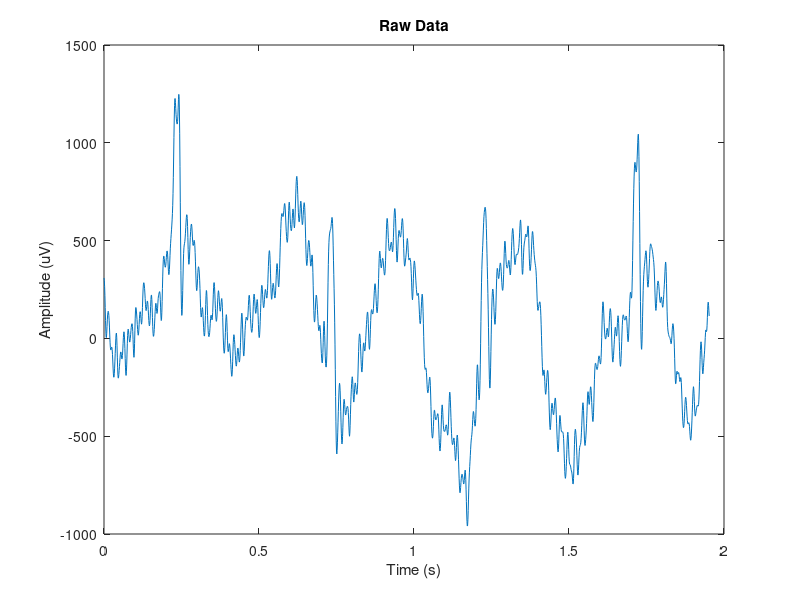
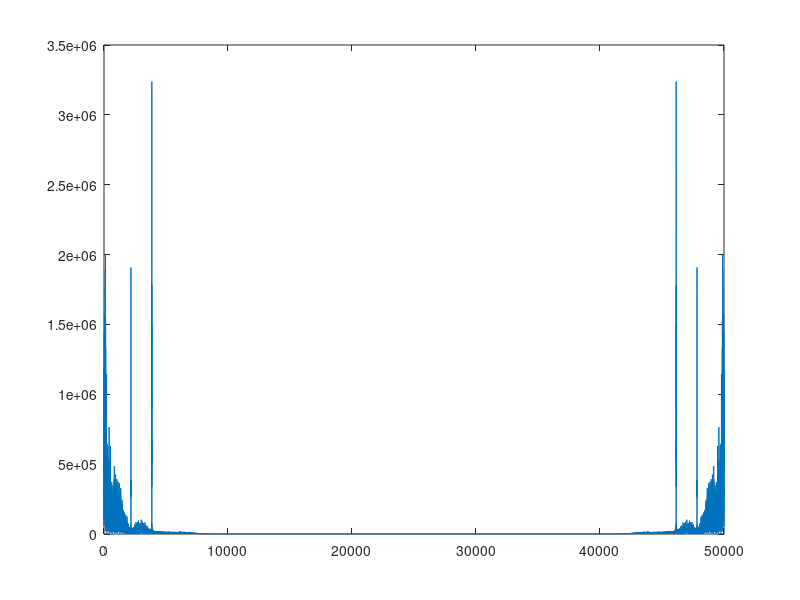
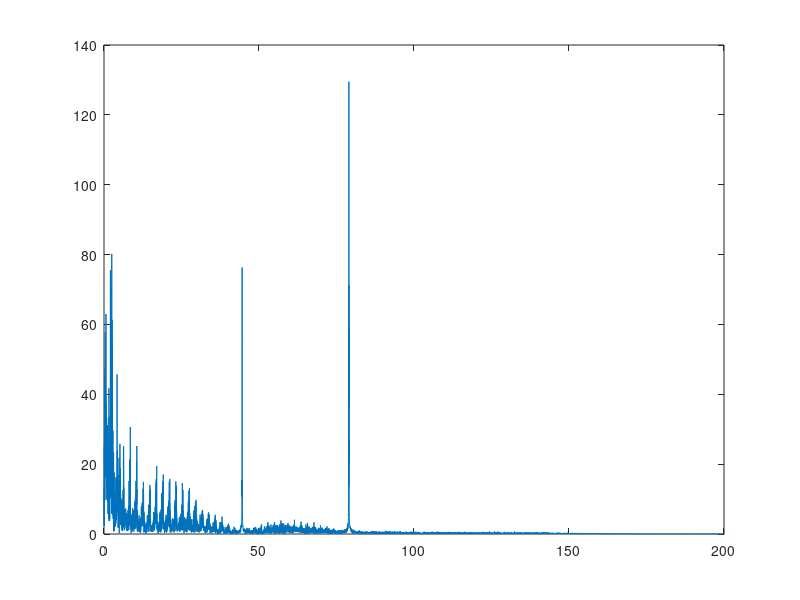
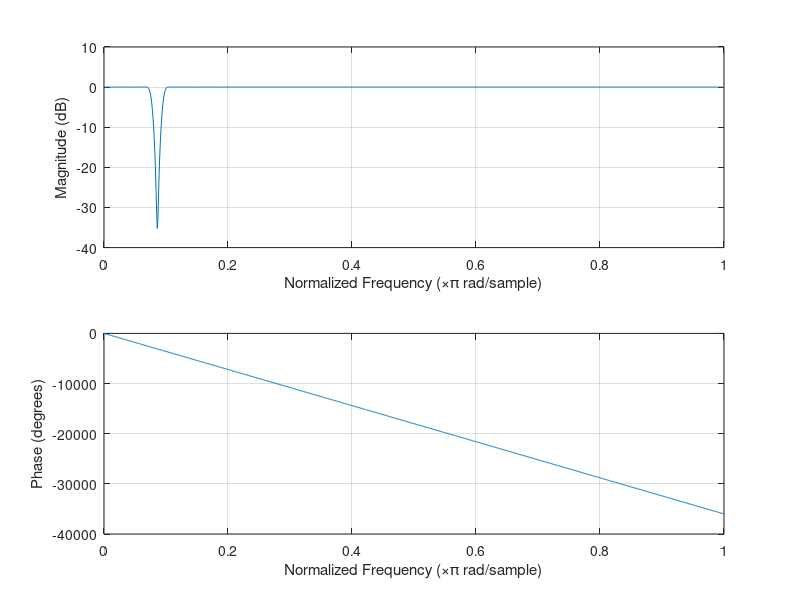

Write the MATLAB code that produced these figures, in order.
% ENEL420 Assignemnt
% Tim Hadler, Emily Tideswell 
% 30/07/2020

clc, clear, close all;

data = load("enel420_grp_23.txt");

fs = 1024;  % Sampling frq, HZ
n = length(data);
t = linspace(0, n/fs, n);

% Plot raw data
figure(1)
plot(t(1:2000), data(1:2000));
title("Raw Data")
xlabel("Time (s)");
ylabel("Amplitude (uV)");

% Find and plot spectrum
spct = abs(fft(data));
f = [0:n-1];   %?

figure(2)
plot(f, spct);

% Find p2 (the two sided spectrum) and use this to find the one sided
% spectrum p1.
p2 = spct/n;
p1 = p2(1:n/2+1);
p1(2:end-1) = 2*p1(2:end-1);

% Convert freq to Hz
f = fs*(0:n/2)/n;

figure(3)
plot(f, p1)
xlim([0,200])

% Coefficents for fir filter
df = 4;
f1 = 44.56;
f2 = 78.99;
a = fir1(399,[(f1-df)*2/fs (f1+df)*2/fs], 'stop');
b = fir1(399,[(f2-df)*2/fs (f2+df)*2/fs], 'stop');

figure(4)
freqz(a,1,128)

figure(5)
freqz(b,1,128)

% Plot filter output
Filt_out = filter(b,1,filter(a,1,data));
figure(6)
plot(t(1:2000), Filt_out(1:2000))

% Find and plot spectrum
spct = abs(fft(Filt_out));
p2 = spct/n;
p1 = p2(1:n/2+1);
p1(2:end-1) = 2*p1(2:end-1);

% Convert freq to Hz
f = fs*(0:n/2)/n;

figure(7)
plot(f, p1)
xlim([0,200])